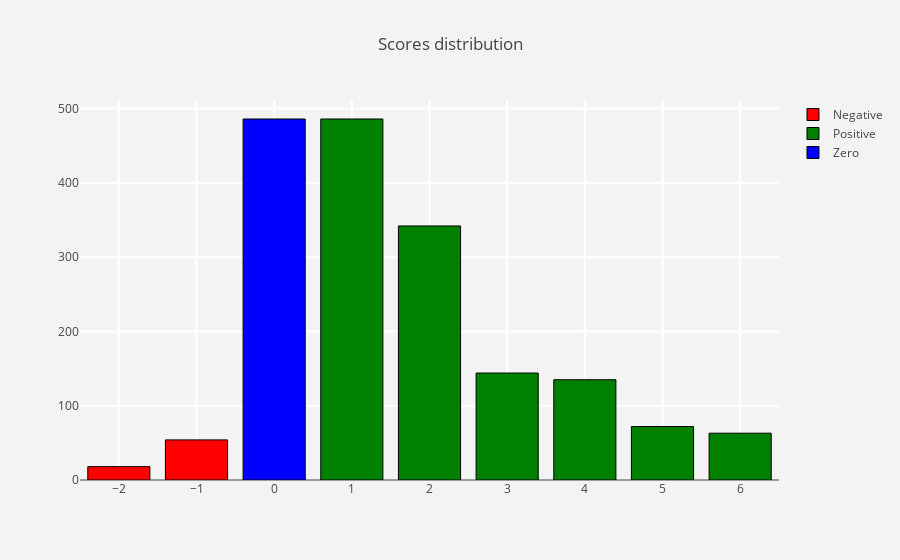

This figure's notebook cell:
### Code cell
scr_dist = tweets_df["score"].value_counts().reset_index().sort_values(by = "index",
                                                                          ascending = True)
trace = go.Bar(x = scr_dist[scr_dist["index"] < 0]["index"],
               y = scr_dist[scr_dist["index"] < 0]["score"],
               marker = dict(line = dict(width = 1,color = "black"),
                             color = "red"),name = "Negative"
              )
trace1 = go.Bar(x = scr_dist[scr_dist["index"] > 0]["index"],
                y = scr_dist[scr_dist["index"] > 0]["score"],
                marker = dict(line = dict(width = 1,color = "black"),
                              color = "green"),name = "Positive"
              )
trace2 = go.Bar(x = scr_dist[scr_dist["index"] == 0]["index"],
                y = scr_dist[scr_dist["index"] == 0]["score"],
                marker = dict(line = dict(width = 1,color = "black"),
                              color = "blue"),name = "Zero"
              )
layout = go.Layout(dict(title = "Scores distribution",
                        plot_bgcolor  = "rgb(243,243,243)",
                        paper_bgcolor = "rgb(243,243,243)",
                        xaxis = dict(gridcolor = 'rgb(255, 255, 255)',
                                     gridwidth = 2),
                        yaxis = dict(gridcolor = 'rgb(255, 255, 255)',
                                     gridwidth = 2),
                        )
                  )
fig = go.Figure(data = [trace,trace1,trace2],layout = layout)
py.iplot(fig)
plt.savefig('images\scores_dist')

### Figure 1 — Plotly figure (JSON) as saved in the notebook; plotly's stock layout.template omitted (floating-point values rounded to 4 significant figures)
{"data": [{"marker": {"color": "red", "line": {"color": "black", "width": 1}}, "name": "Negative", "type": "bar", "uid": "e072ed64-de38-11e8-ad28-c49ded231efc", "x": [-2, -1], "y": [18, 54]}, {"marker": {"color": "green", "line": {"color": "black", "width": 1}}, "name": "Positive", "type": "bar", "uid": "e072ed65-de38-11e8-9070-c49ded231efc", "x": [1, 2, 3, 4, 5, 6], "y": [486, 342, 144, 135, 72, 63]}, {"marker": {"color": "blue", "line": {"color": "black", "width": 1}}, "name": "Zero", "type": "bar", "uid": "e07304ec-de38-11e8-ab82-c49ded231efc", "x": [0], "y": [486]}], "layout": {"paper_bgcolor": "rgb(243,243,243)", "plot_bgcolor": "rgb(243,243,243)", "title": "Scores distribution", "xaxis": {"gridcolor": "rgb(255, 255, 255)", "gridwidth": 2}, "yaxis": {"gridcolor": "rgb(255, 255, 255)", "gridwidth": 2}}}
